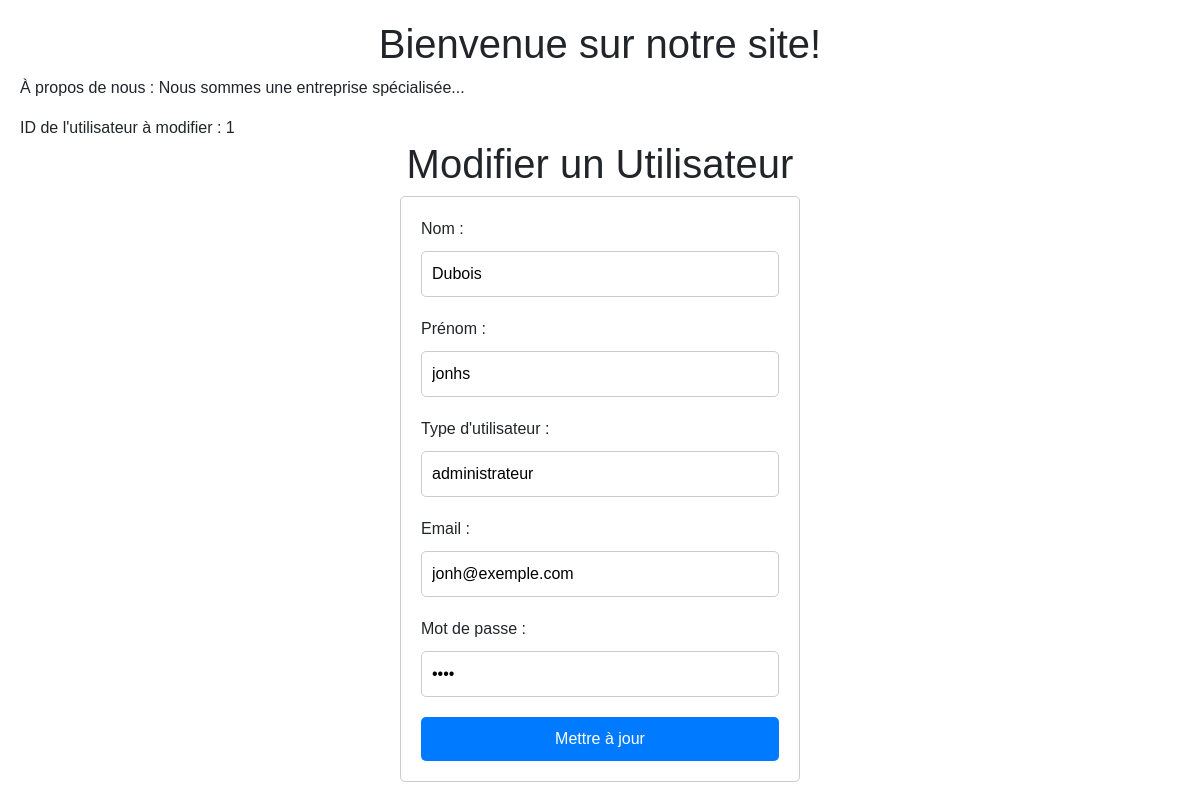
Screenshot of /modifier_admin.php?id_utilisateur=1 with the database file from the repository.
### tables this page shows
CREATE TABLE `restaurant_utilisateurs` (
  `id_utilisateur` int(11) NOT NULL,
  `nom` varchar(50) DEFAULT NULL,
  `prenom` varchar(50) DEFAULT NULL,
  `type_utilisateur` varchar(20) DEFAULT NULL,
  `email` varchar(100) DEFAULT NULL,
  `mot_de_passe` varchar(100) DEFAULT NULL
);

### modifier_admin.php (the view, shortened to what this page needs)
<?php
require_once './back/config.php';
require_once './back/langue.php';
try {
    if (isset($_GET['id_utilisateur'])) {
        $id_utilisateur = filter_input(INPUT_GET, 'id_utilisateur', FILTER_VALIDATE_INT);
        echo "ID de l'utilisateur à modifier : " . $id_utilisateur;
        $sql = "SELECT * FROM restaurant_utilisateurs WHERE id_utilisateur = :id_utilisateur";
        $stmt = $conn->prepare($sql);
        $stmt->bindParam(':id_utilisateur', $id_utilisateur, PDO::PARAM_INT);
        if ($stmt->execute()) {
            $utilisateur = $stmt->fetch(PDO::FETCH_ASSOC);
        } else {
            echo "Erreur lors de l'exécution de la requête : ";
            print_r($stmt->errorInfo());
        }
    }
} catch (PDOException $e) {
    echo "Erreur de connexion à la base de données : " . $e->getMessage();
}
?>
<!DOCTYPE html>
<html lang="fr">
<head>
    <link rel="stylesheet" href="https://maxcdn.bootstrapcdn.com/bootstrap/4.5.2/css/bootstrap.min.css">
    <link rel="stylesheet" href="style3.css">
</head>
<body>
    <h1>Modifier un Utilisateur</h1>
    <?php
    if (isset($utilisateur)) {
    ?>
    <form action="" method="POST">
        <div>
            <label for="nom">Nom :</label>
            <input type="text" id="nom" name="nom" required value="<?php echo $utilisateur['nom']; ?>">
        </div>
        <div>
            <label for="prenom">Prénom :</label>
            <input type="text" id="prenom" name="prenom" required value="<?php echo $utilisateur['prenom']; ?>">
        </div>
        <div>
            <label for="type_utilisateur">Type d'utilisateur :</label>
            <input type="text" id="type_utilisateur" name="type_utilisateur" required value="<?php echo $utilisateur['type_utilisateur']; ?>">
        </div>
        <div>
            <label for="email">Email :</label>
            <input type="email" id="email" name="email" required value="<?php echo $utilisateur['email']; ?>">
        </div>
        <div>
            <label for="mot_de_passe">Mot de passe :</label>
            <input type="password" id="mot_de_passe" name="mot_de_passe" required value="<?php echo $utilisateur['mot_de_passe']; ?>">
        </div>
        <div>
            <input type="submit" value="Mettre à jour">
        </div>
    </form>
    <?php
    } else {
        echo "Utilisateur non trouvé.";
    }
    ?>
</body>
</html>

### style3.css (style rules this page uses)
body { font-family: Arial, sans-serif; margin: 20px; }
h1 { text-align: center; }
form { max-width: 400px; margin: 0 auto; padding: 20px; border: 1px solid #ccc; border-radius: 5px; }
label { display: block; margin-bottom: 10px; }
input[type="text"], input[type="email"], input[type="password"], select { width: 100%; padding: 10px; margin-bottom: 20px; border: 1px solid #ccc; border-radius: 5px; box-sizing: border-box; }
input[type="submit"] { width: 100%; padding: 10px; background-color: #007BFF; color: #fff; border: none; border-radius: 5px; cursor: pointer; transition: background-color 0.3s ease; }

### rows the page displays
restaurant_utilisateurs: nom "Dubois", prenom "jonhs", type_utilisateur "administrateur", email "jonh@exemple.com"

### other values shown
$welcome_message "Bienvenue sur notre site!"
$about_message "À propos de nous : Nous sommes une entreprise spécialisée..."
$id_utilisateur "1"
